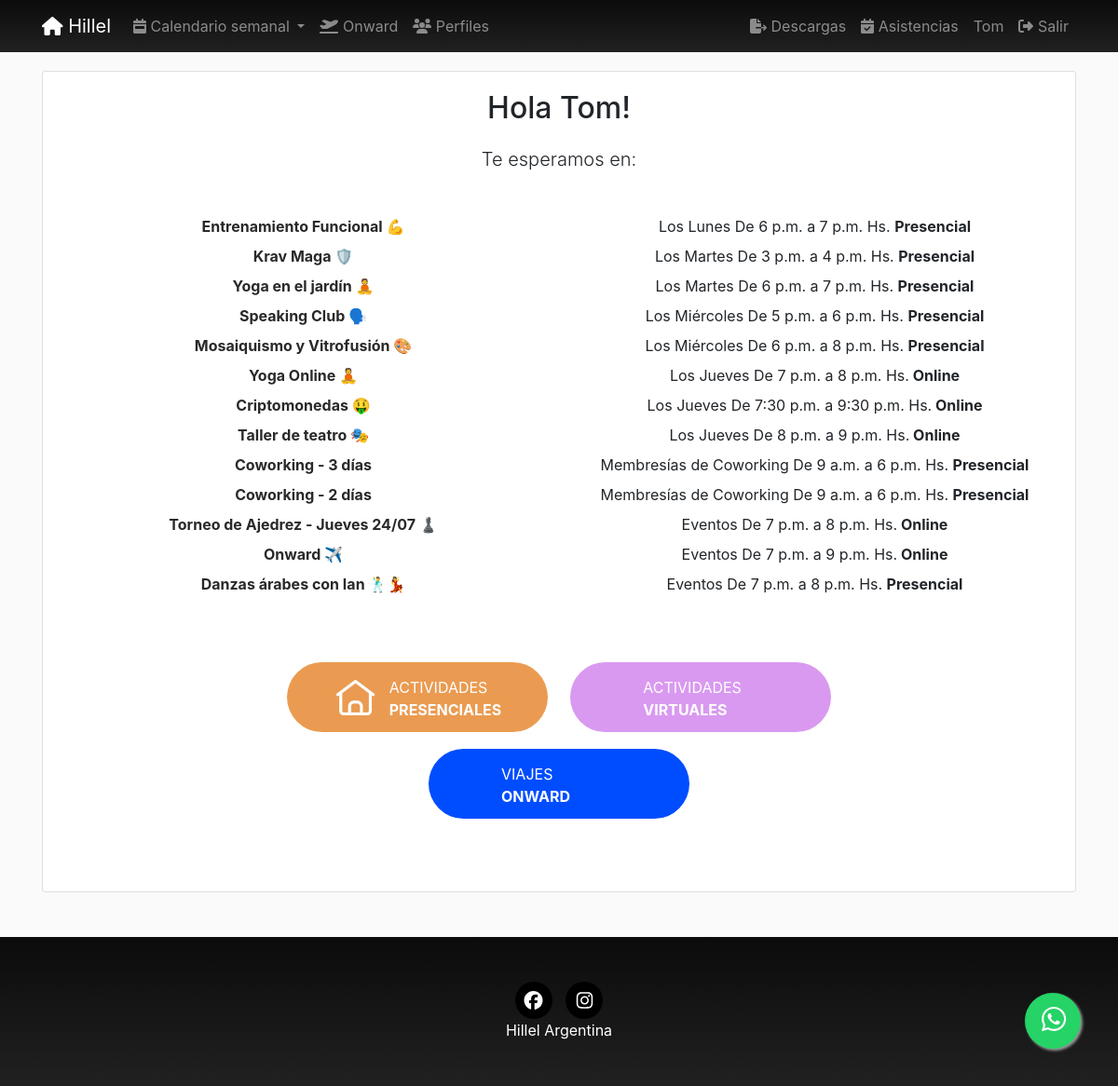
The app's page / (signed in), older data.
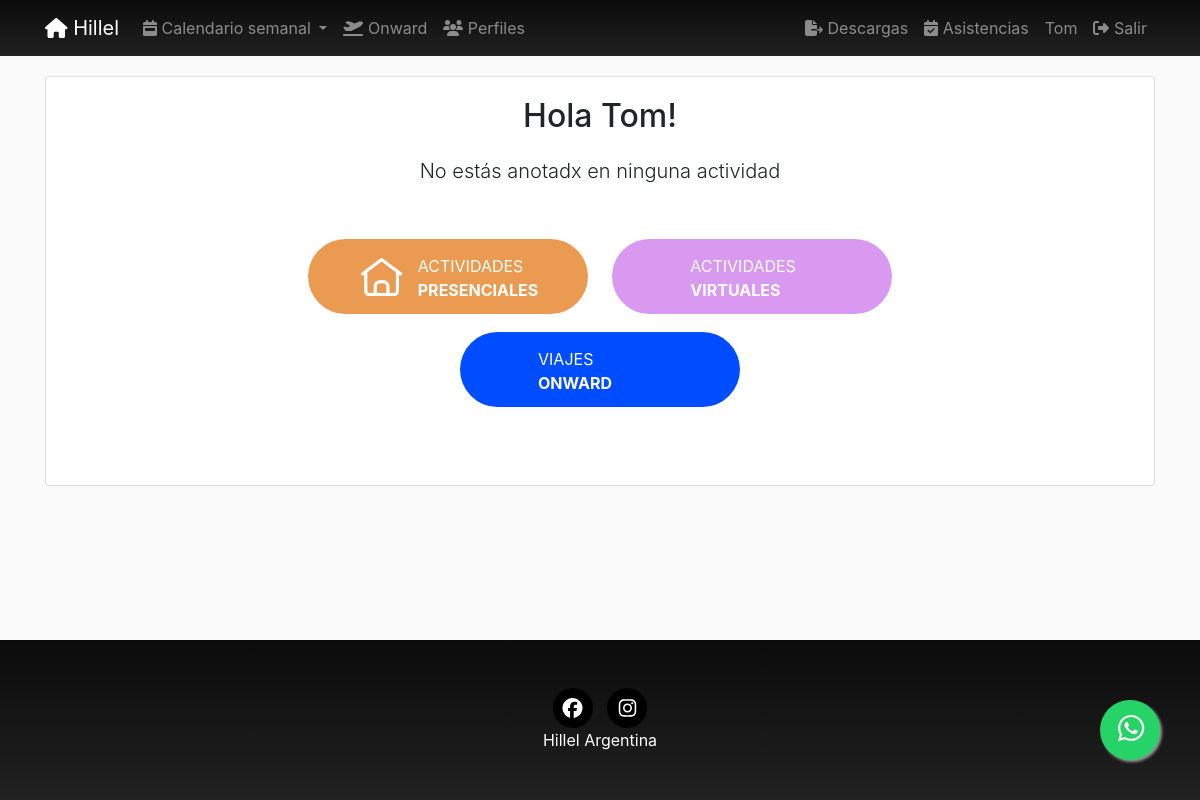
The same page, newer data.
### pages/models.py (models this page shows, shortened)
class Page(models.Model):
    title = models.CharField(verbose_name="Título", max_length=200)
    horaDesde = models.TimeField(verbose_name="Hora desde", null=True, blank=True, auto_now=False, auto_now_add=False,)
    horaHasta = models.TimeField(verbose_name="Hora hasta", null=True, blank=True, auto_now=False, auto_now_add=False,)
    description = RichTextField(verbose_name="Descripción", null=True, blank=True)
    textoExtraMail = RichTextField(verbose_name="Texto extra del mail", null=True, blank=True)
    flyer = models.ImageField(upload_to=custom_upload_to,
                              null=True, blank=True)
    dia = models.ForeignKey(Day, verbose_name='dia', null=True, on_delete=models.CASCADE)
    cupo = models.SmallIntegerField(verbose_name="Cupo", default=0)
    modalidad = BooleanField(verbose_name="Online", default=0)
    nuevo = BooleanField(verbose_name="Nuevo", default=0)
    activa = BooleanField(verbose_name="Activa", default=1)
    categories = models.ManyToManyField(Category, verbose_name='categorias', related_name='get_pages', blank=True)
    provincia = models.ForeignKey(Provincia, on_delete=models.CASCADE, null=True, blank=True)
    responsable = models.ForeignKey(Responsable, on_delete=models.CASCADE, null=True, blank=True)
    colaborador = models.ForeignKey(Colaborador, on_delete=models.CASCADE, null=True, blank=True)
    secreta = BooleanField(verbose_name="Tiene clave?", default=0)
    clave = models.CharField(verbose_name="Clave", null=True, blank=True, default="", max_length=200)
    objects = PagesManager()
    created = models.DateTimeField(auto_now_add=True, verbose_name="Fecha de creación", blank=True, null=True)
    updated = models.DateTimeField(auto_now=True, verbose_name="Fecha de edición", blank=True, null=True)
    class Meta:
        verbose_name = "actividad"
        verbose_name_plural = "actividades"
        ordering = ['dia__order', 'horaDesde', '-title']
    def __str__(self):
        return self.title

class Day(models.Model):
    day = models.CharField(verbose_name="Día", max_length=200)
    order = models.SmallIntegerField(verbose_name="Orden", default=0)
    class Meta:
        verbose_name = "Día"
        verbose_name_plural = "Días"
        ordering = ['order']
    def __str__(self):
        return self.day

### core/views.py (the view)
# urls.py: path('', HomePageView.as_view(), name="home"),
@method_decorator(login_required, name='dispatch')
class HomePageView(TemplateView):
    template_name = "core/home.html"
    def get(self, request, *args, **kwargs):
        return render(request, self.template_name, {'title': 'Hillel Argentina'})

### pages/models.py (called while the page is built)
    def find(self, user):
        queryset = self.filter(user=user)
        if len(queryset) > 0:
            return queryset[0]
        return None

### profiles/processors.py (called while the page is built)
def ctx_dict(request):
    ctx = {}
    bitajon = False
    if request.user.groups.filter(name="BITAJON").count():
        bitajon = True
    ctx["bitajon"] = bitajon
    return ctx

### registration/models.py (called while the page is built)
    @property
    def subscription(self):
        subscription = Subscription.objects.find(self.user)
        if subscription is None:
            return
        if subscription.pages is None:
            return
        return subscription.pages.all()

### social/models.py (called while the page is built)
    def __str__(self):
        return self.numero

### social/processors.py (called while the page is built)
def ctx_dict(request):
    ctx = {}
    links = Link.objects.all()
    for link in links:
        ctx[link.key] = link.url
    whatsapp = Whatsapp.objects.all().first()
    ctx['whatsappHillel'] = whatsapp
    return ctx

### core/templates/core/home.html (shortened to what this page needs)
{% extends 'core/base.html' %}
{% load static %}
{% block content %}
 <main role="main">
    <div class="container "    >
      <div class="card mx-auto border-1 mb-5"    >
          <div class="card-body mx-auto col-md-12 text-center mb-5"  >
                  {% if request.user.is_authenticated == False %}
                    <h1 class="mt-5">Hillel Argentina</h1>
                    <h3 class="">Tu lugar de encuentro</h3>
            <!--
                   <a class ="mt-5 btn btn-dark btn-home" href="{% url 'login' %}">
                    <i class ="fas fa-sign-in-alt fa-2x  mt-3"></i>
                    <p class="mt-3 mb-3 text-center" >Acceder
                    </p>
                  </a>
                   <a class ="mt-5 btn btn-dark btn-home" href="{% url 'signup' %}">
                      <i class ="fas fa-user-plus fa-2x mt-3"></i>
                    <p class="mt-3 mb-3 text-center" >Registrarse
                    </p>
                  </a>
              -->
                  {% else %}
                    <h2 class="">Hola {{request.user.profile.user}}!</h2>
                  {% if bitajon %}
                  <a class ="mt-5 btn btn-dark btn-home" href="{% url 'pages:asistencia' 0 %}">
                    <i class ="fa fa-calendar-check fa-2x mt-3"></i>
                    <p class="mt-3 mb-3 text-center" >Tomar Lista
                    </p>
                  </a>
                  {% else %}
                    {% if request.user.profile.subscription  %}
                      <h2 class="lead mt-4">Te esperamos en:</h2>
                      <dl class="row mt-5">
                        {% for page in request.user.profile.subscription %}
                          <dt class="col-sm-6 text-center"><a class="text-dark" href="{% url 'pages:page' page.id page.title|slugify %}">{{page}} </a></dt>
                          <dd class="col-sm-6 text-center">{% if page.dia.order < 8 %}Los{% endif %} {{page.dia}} De {{page.horaDesde}} a {{page.horaHasta}} Hs.{% if page.modalidad  %}<b> Online</b>{% else %} <b>Presencial</b> {% endif %}</dd>
                        {% endfor %}
                      </dl>
                    {%else%}
                      <h2 class="lead mt-4">No estás anotadx en ninguna actividad</h2>
                      {% endif %}
                          <div class="containerBotones">
                            <a class ="mt-5 btn badge-presencial btn-home" href="{% url 'pages:pages' 0 %}">
                              <div class="contenedorBotonPresencial">
                                <img class="btnCasita float-left mt-1" src="{% static 'core/img/icono-presencial.png' %}" alt="">
                              <p class=" mb-3 float-left" > ACTIVIDADES <br> <b>PRESENCIALES</b>
                              </p>
                              </div>
                            </a>
                           <a class ="mt-5 btn badge-online btn-home" href="{% url 'pages:pages' 1 %}">
                           <div class="contenedorBotonVirtual">
                            <p class=" mb-3 float-left" > ACTIVIDADES <br> <b>VIRTUALES</b>
                            </p>
                          </div>
                            </a>
                            <a class ="mt-5 mt-md-2  btn badge-onward btn-home" href="{% url 'pages:onward' %}">
                              <div class="contenedorBotonOnward">
                              <p class=" mb-3 float-left" > VIAJES <br> <b>ONWARD</b>
                              </p>
                            </div>
                              </a>
                          </div>
                    {% endif %}
                  {% endif %}
              </div>
          </div>
      </div>
  </main>
{% endblock %}

Row changes from the older to the newer data that the page shows:
no longer on this page (row edited): Page: title "Entrenamiento Funcional 💪", shows "Los", dia "Lunes", horaDesde "6 p.m.", horaHasta "7 p.m.", modalidad "Presencial"
no longer on this page (row edited): Page: title "Krav Maga 🛡️", shows "Los", dia "Martes", horaDesde "3 p.m.", horaHasta "4 p.m.", modalidad "Presencial"
removed Page: title "Yoga en el jardín 🧘", shows "Los", dia "Martes", horaDesde "6 p.m.", horaHasta "7 p.m.", modalidad "Presencial"
removed Page: title "Speaking Club 🗣️", shows "Los", dia "Miércoles", horaDesde "5 p.m.", horaHasta "6 p.m.", modalidad "Presencial"
no longer on this page (row edited): Page: title "Mosaiquismo y Vitrofusión 🎨", shows "Los", dia "Miércoles", horaDesde "6 p.m.", horaHasta "8 p.m.", modalidad "Presencial"
removed Page: title "Yoga Online 🧘", shows "Los", dia "Jueves", horaDesde "7 p.m.", horaHasta "8 p.m.", modalidad "Online"
removed Page: title "Criptomonedas 🤑", shows "Los", dia "Jueves", horaDesde "7:30 p.m.", horaHasta "9:30 p.m.", modalidad "Online"
removed Page: title "Taller de teatro 🎭", shows "Los", dia "Jueves", horaDesde "8 p.m.", horaHasta "9 p.m.", modalidad "Online"
no longer on this page (row unchanged): Page: title "Coworking - 3 días", dia "Membresías de Coworking", horaDesde "9 a.m.", horaHasta "6 p.m.", modalidad "Presencial"
removed Page: title "Coworking - 2 días", dia "Membresías de Coworking", horaDesde "9 a.m.", horaHasta "6 p.m.", modalidad "Presencial"
removed Page: title "Torneo de Ajedrez - Jueves 24/07 ♟️", dia "Eventos", horaDesde "7 p.m.", horaHasta "8 p.m.", modalidad "Online"
removed Page: title "Onward ✈️", dia "Eventos", horaDesde "7 p.m.", horaHasta "9 p.m.", modalidad "Online"
removed Page: title "Danzas árabes con Ian 🕺💃", dia "Eventos", horaDesde "7 p.m.", horaHasta "8 p.m.", modalidad "Presencial"
Text that changed along with them:
text no longer shown: "Te esperamos en:"
text now shown: "No estás anotadx en ninguna actividad"
